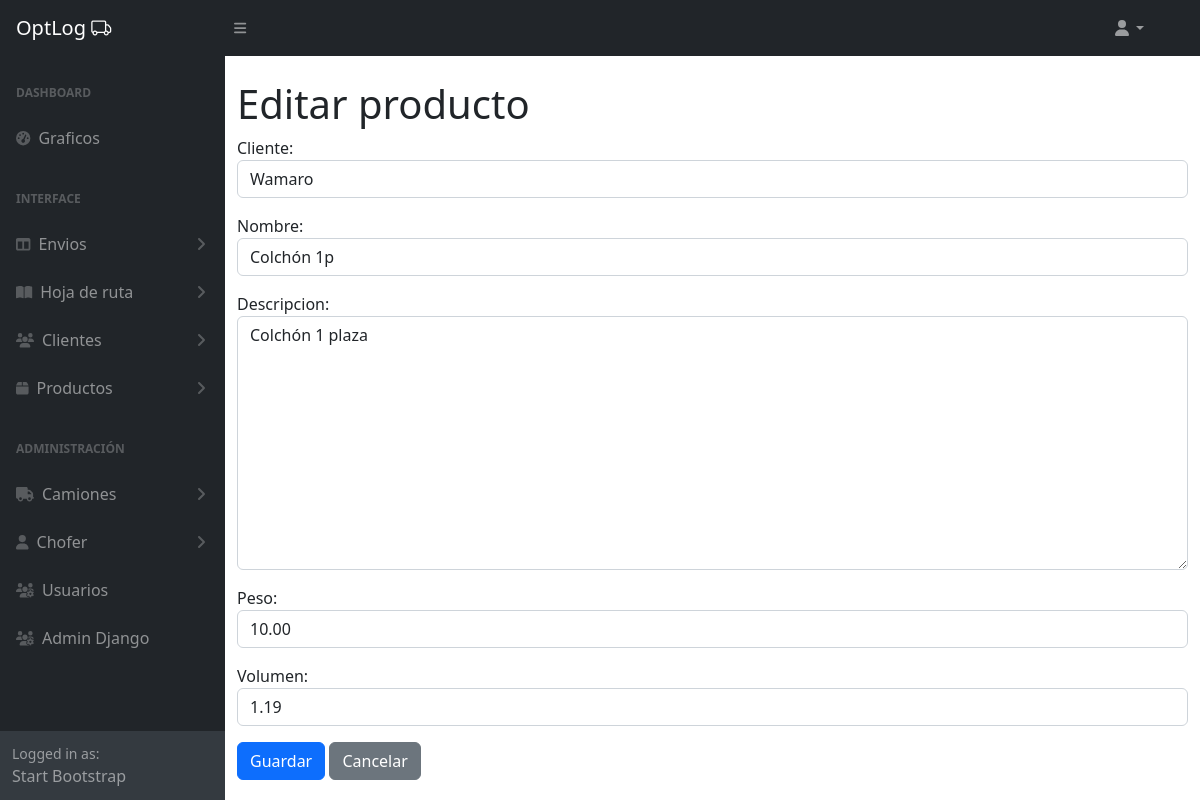
The app's page /productos/admin-panel/productos/1/edit/, older data.
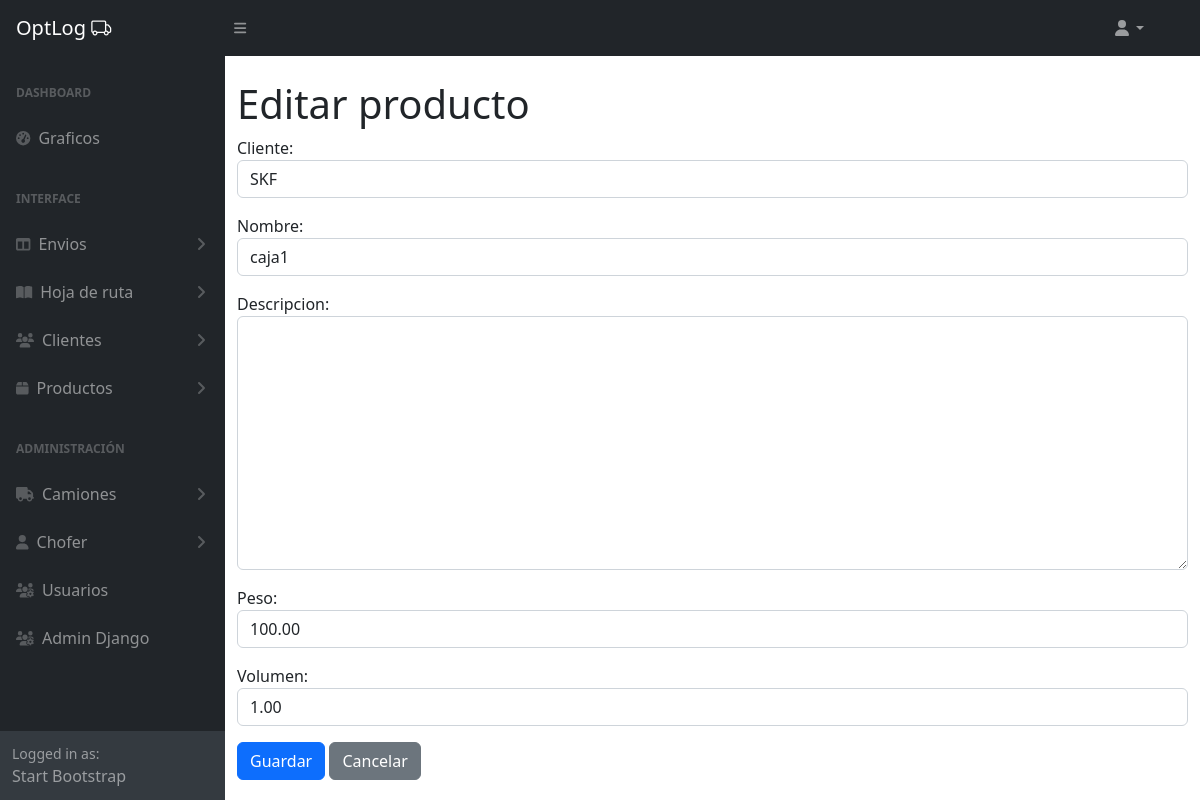
The same page, newer data.
### productos/models.py (models this page shows, shortened)
class Producto(models.Model):
    cliente = models.ForeignKey(Cliente, on_delete=models.CASCADE, related_name='productos')  # Relación con el cliente
    nombre = models.CharField(max_length=255)  # Nombre del producto
    descripcion = models.TextField(blank=True, null=True)  # Descripción opcional del producto
    peso = models.DecimalField(max_digits=6, decimal_places=2)  # Peso del producto en unidades apropiadas
    volumen = models.DecimalField(max_digits=6, decimal_places=2)  # Volumen del producto en unidades apropiadas
    fecha_ingreso = models.DateTimeField(auto_now_add=True)  # Fecha en que se ingresó el producto
    class Meta:
        verbose_name = 'Producto'
        verbose_name_plural = 'Productos'

### clientes/models.py (models this page shows)
class Cliente(models.Model):
    nombre = models.CharField(max_length=255)  # Nombre del cliente
    direccion = models.CharField(max_length=255)  # Dirección del cliente
    telefono = models.CharField(max_length=20)  # Teléfono del cliente
    email = models.EmailField(null=True, blank=True)
    def __str__(self):
        return self.nombre
    class Meta:
        verbose_name = 'Cliente'
        verbose_name_plural = 'Clientes'

### productos/views.py (the view)
# urls.py: path('admin-panel/productos/<int:pk>/edit/', ProductoUpdateView.as_view(), name='producto_edit'),
class ProductoUpdateView(UpdateView):
    model = Producto
    form_class = ProductoForm
    template_name = 'productos/producto_form.html'
    success_url = reverse_lazy('productos:productos_list')

### productos/forms.py
class ProductoForm(forms.ModelForm):
    class Meta:
        model = Producto
        fields = '__all__'
        widgets = {
            'cliente' : forms.Select(attrs={'class':'form-control'}),
            'nombre': forms.TextInput(attrs={'class': 'form-control'}),
            'descripcion': forms.Textarea(attrs={'class': 'form-control'}),
            'peso': forms.NumberInput(attrs={'class': 'form-control'}),
            'volumen': forms.NumberInput(attrs={'class': 'form-control'}),
            'fecha_ingreso': forms.DateInput(attrs={'class': 'form-control'}),
        }

### productos/templates/productos/producto_form.html (shortened to what this page needs)
{% extends 'core/base_admin.html' %}
{% block main %}
      <div class="container mt-4">
        <h1>{% if object %}Editar producto{% else %}Crear producto{% endif %}</h1>
        <form method="post">
            {{ form.as_p }}
            <button type="submit" class="btn btn-primary">Guardar</button>
            <a href="{% url 'productos:productos_list' %}" class="btn btn-secondary">Cancelar</a>
          </form>
        </div>
        {% endblock main %}

Row changes from the older to the newer data that the page shows:
changed Producto: cliente "Wamaro" → "SKF"; descripcion "Colchón 1 plaza" → (not shown); peso "10.00" → "100.00"; volumen "1.19" → "1.00"
changed Cliente: nombre "Colchón 1p" → "caja1"
